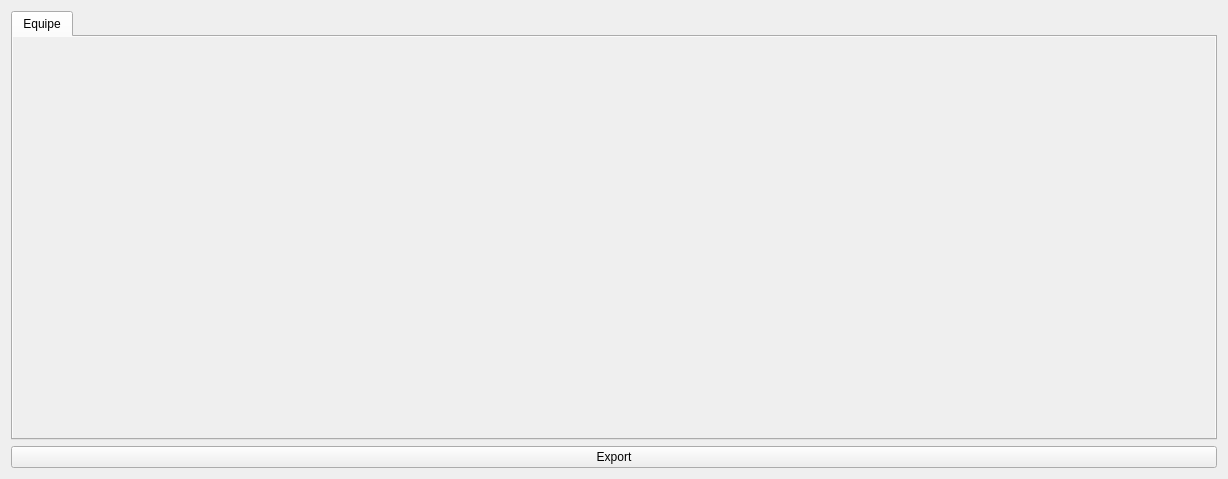
<?xml version="1.0" encoding="UTF-8"?>
<ui version="4.0">
 <class>StatWidget</class>
 <widget class="QWidget" name="StatWidget">
  <property name="geometry">
   <rect>
    <x>0</x>
    <y>0</y>
    <width>1228</width>
    <height>479</height>
   </rect>
  </property>
  <property name="windowTitle">
   <string>Form</string>
  </property>
  <layout class="QGridLayout" name="gridLayout">
   <item row="0" column="0">
    <widget class="QTabWidget" name="tabWidget">
     <property name="currentIndex">
      <number>0</number>
     </property>
     <widget class="QWidget" name="tab">
      <property name="font">
       <font>
        <kerning>true</kerning>
       </font>
      </property>
      <property name="autoFillBackground">
       <bool>true</bool>
      </property>
      <attribute name="title">
       <string>Equipe</string>
      </attribute>
      <layout class="QGridLayout" name="gridLayout_3">
       <item row="0" column="0">
        <layout class="QGridLayout" name="gridLayout_2"/>
       </item>
      </layout>
     </widget>
    </widget>
   </item>
   <item row="1" column="0">
    <widget class="QPushButton" name="pushButton">
     <property name="text">
      <string>Export</string>
     </property>
    </widget>
   </item>
  </layout>
 </widget>
 <resources/>
 <connections/>
</ui>
